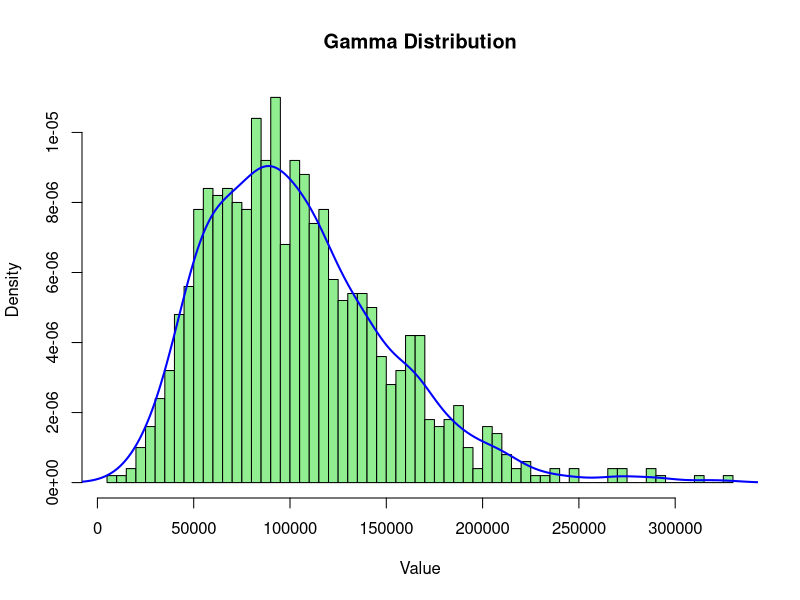
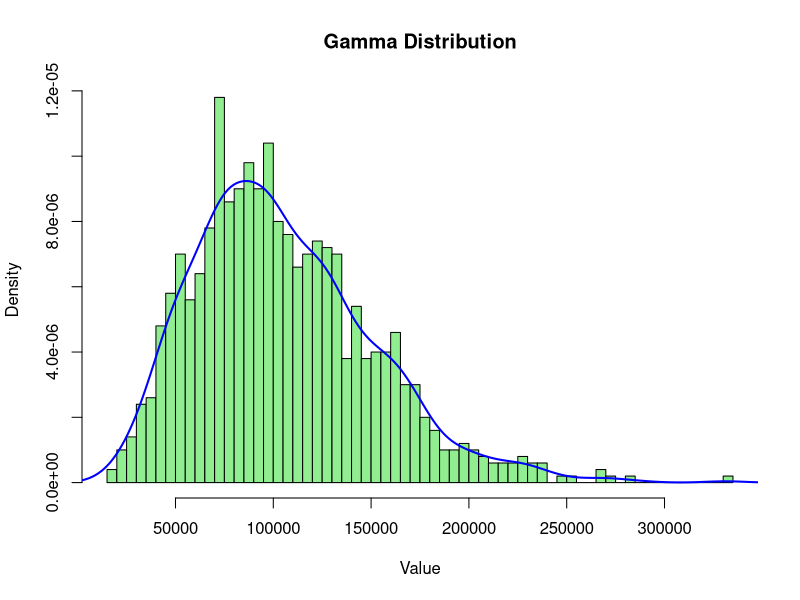
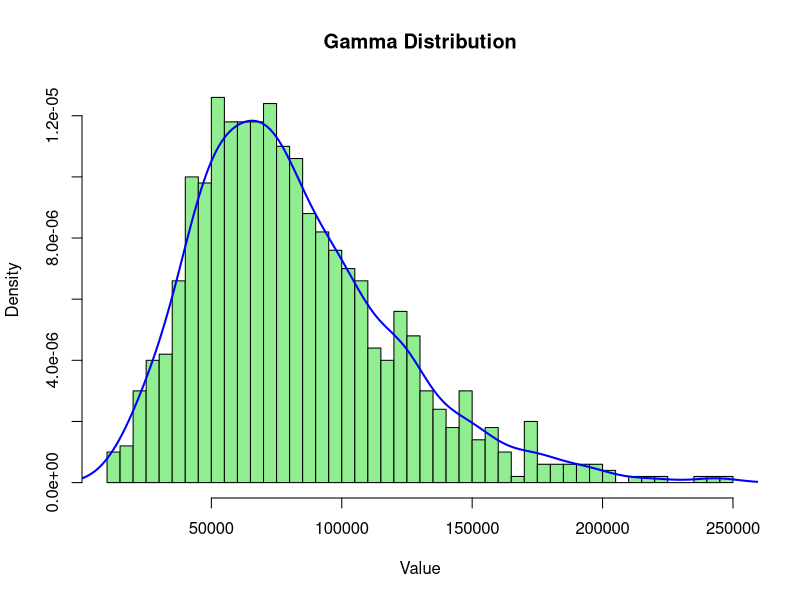
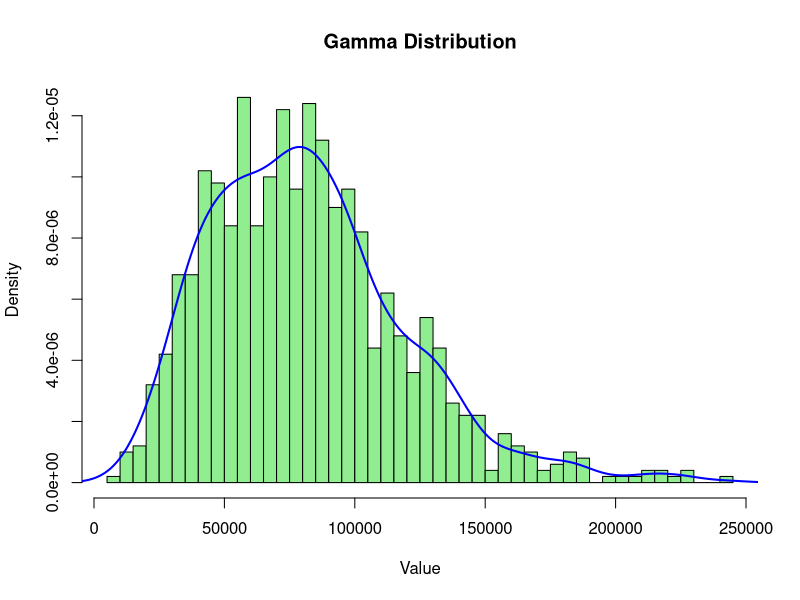
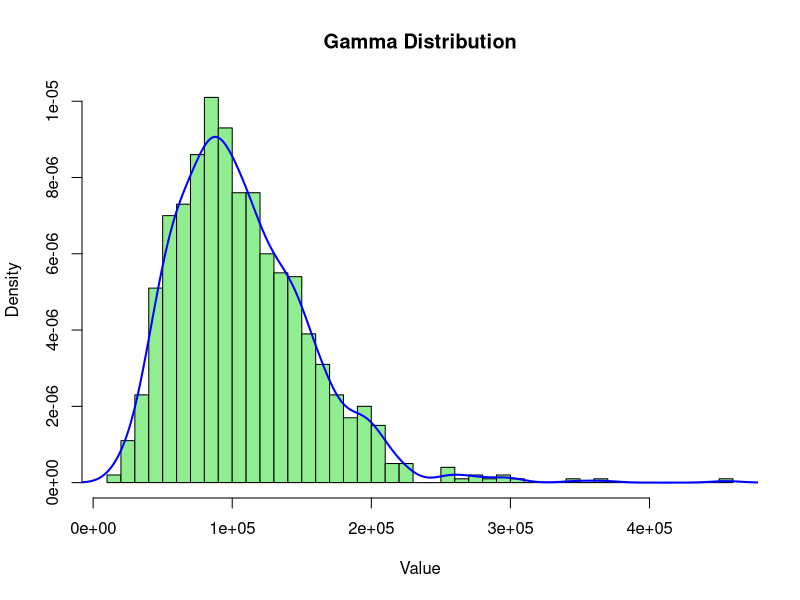
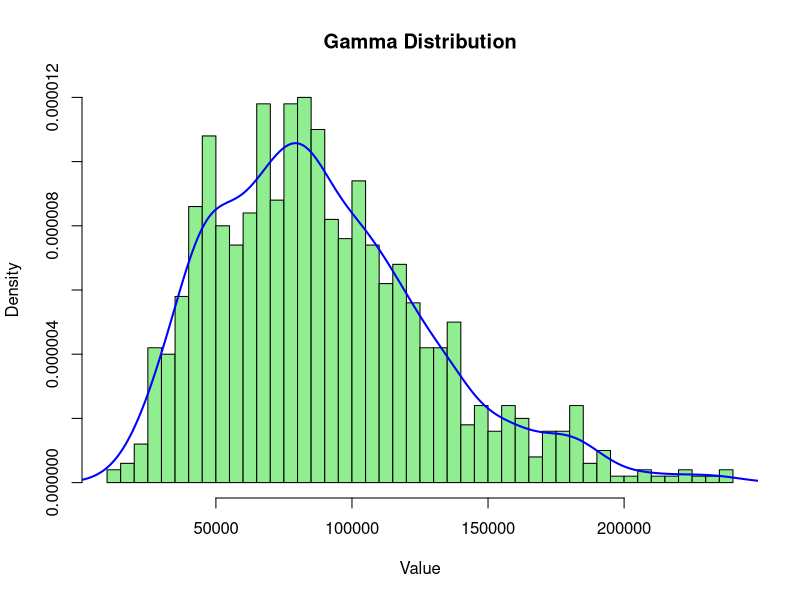

Write the R code that produced these figures, in order.
## ---- chunk 1
knitr::opts_chunk$set(echo = TRUE)

library(dplyr)
set.seed(42) # If you know, you know ! :)

## ---- chunk 2

params <- list(
  mu = 90000,
  alpha = c('n' = -8000,
            'y' = +15000
  ),
  beta = c('us' = 0,
           'int' = +1000
  ),
  # Not adding any interaction terms (gamma)
  sigma = 1000 # Not really relevant for the gamma distribution
)
  

earth_bio_hindex_params <- list( # Doing this later
)

## ---- chunk 3
sample_size <- 1000
gamma_size <- 1000

earth_bio_grads <- expand.grid(
  post_doc = rep(NA, sample_size), 
  location = rep(NA, sample_size),
  salary = NA,
  h_index = NA
)

grads <- nrow(earth_bio_grads)

for (r in 1:5) {
  # randomly assign post-doc or not with proportion (0.3 post-doc, 0.7 not)
  earth_bio_grads$post_doc[r] <- sample(c('y', 'n'), size=1, prob=c(0.3, 0.7))
  # randomly assign location with proportion (0.4 international, 0.6 U.S.)
  earth_bio_grads$location[r] <- sample(c('us', 'int'), size=1, prob=c(0.4, 0.6))
  
  # Assign params 
  pd <- as.character(earth_bio_grads$post_doc[r])
  loc <- as.character(earth_bio_grads$location[r])
  full_mu = params$mu
  alpha = params$alpha[pd]
  beta = params$beta[loc]
  
  sample_mu <- full_mu + alpha + beta
  print(sample_mu)
  
  sample_shape <- 5
  sample_rate <- (sample_shape / sample_mu)
  
  gamma_dist <- rgamma(gamma_size, shape = sample_shape, rate = sample_rate)
  
  hist(gamma_dist, breaks = 50, main = "Gamma Distribution",
     xlab = "Value", probability = TRUE, col = "lightgreen")
  lines(density(gamma_dist), col = "blue", lwd = 2)
  
  salary <- sample(gamma_dist, size=1)
  print(salary)
  
  earth_bio_grads$salary[r] <- salary
  
}

## ---- chunk 4
# Parameters
mu <- 90000

shape <- 5 # Alpha (dictates skewness)
rate <- (shape / mu)    # Beta (inverse of scale parameter)

n <- 1000        # Number of samples

# Simulate Gamma-distributed data
gamma_samples <- rgamma(n, shape = shape, rate = rate)

sample_mean <- mean(gamma_samples)

# Visualize

options(scipen = 999)
hist(gamma_samples, breaks = 50, main = "Gamma Distribution",
     xlab = "Value", probability = TRUE, col = "lightgreen")
lines(density(gamma_samples), col = "blue", lwd = 2)

